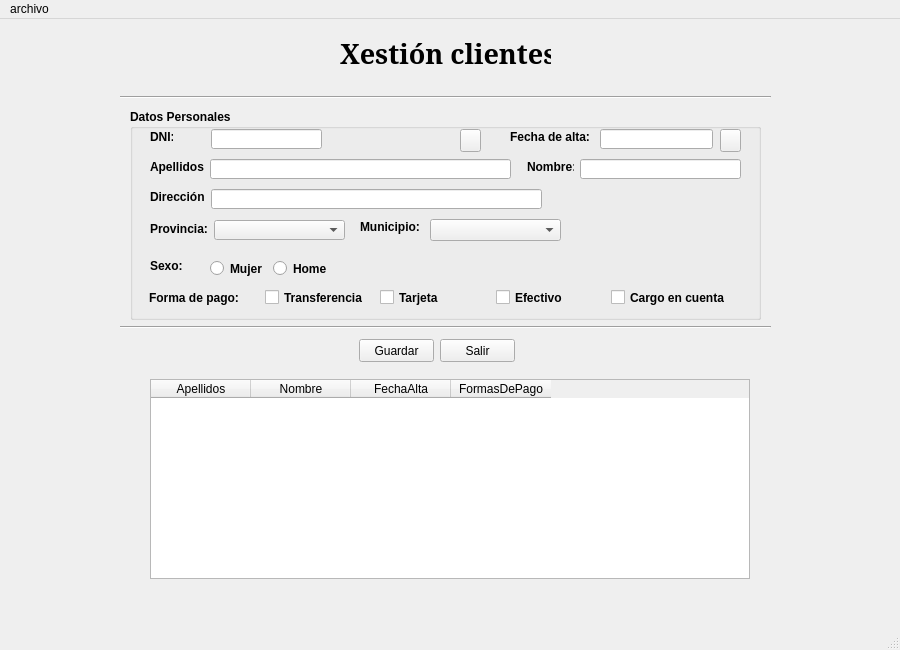
<?xml version="1.0" encoding="UTF-8"?>
<ui version="4.0">
 <class>MainWindow</class>
 <widget class="QMainWindow" name="MainWindow">
  <property name="geometry">
   <rect>
    <x>0</x>
    <y>0</y>
    <width>900</width>
    <height>650</height>
   </rect>
  </property>
  <property name="maximumSize">
   <size>
    <width>1024</width>
    <height>1024</height>
   </size>
  </property>
  <property name="windowTitle">
   <string>MainWindow</string>
  </property>
  <widget class="QWidget" name="centralwidget">
   <widget class="QLabel" name="clientes">
    <property name="geometry">
     <rect>
      <x>340</x>
      <y>9</y>
      <width>211</width>
      <height>51</height>
     </rect>
    </property>
    <property name="font">
     <font>
      <family>MS Serif</family>
      <pointsize>20</pointsize>
      <weight>75</weight>
      <bold>true</bold>
     </font>
    </property>
    <property name="styleSheet">
     <string notr="true">rgb:(170, 170, 0)
font: 87 8pt &quot;Segoe UI Black&quot;;</string>
    </property>
    <property name="text">
     <string>Xestión clientes</string>
    </property>
   </widget>
   <widget class="QPushButton" name="btnGrabaCli">
    <property name="geometry">
     <rect>
      <x>359</x>
      <y>320</y>
      <width>75</width>
      <height>23</height>
     </rect>
    </property>
    <property name="text">
     <string>Guardar</string>
    </property>
   </widget>
   <widget class="QPushButton" name="btnsalir">
    <property name="geometry">
     <rect>
      <x>440</x>
      <y>320</y>
      <width>75</width>
      <height>23</height>
     </rect>
    </property>
    <property name="text">
     <string>Salir</string>
    </property>
   </widget>
   <widget class="Line" name="line">
    <property name="geometry">
     <rect>
      <x>120</x>
      <y>300</y>
      <width>651</width>
      <height>16</height>
     </rect>
    </property>
    <property name="orientation">
     <enum>Qt::Horizontal</enum>
    </property>
   </widget>
   <widget class="Line" name="line_2">
    <property name="geometry">
     <rect>
      <x>120</x>
      <y>70</y>
      <width>651</width>
      <height>16</height>
     </rect>
    </property>
    <property name="orientation">
     <enum>Qt::Horizontal</enum>
    </property>
   </widget>
   <widget class="QGroupBox" name="groupBox">
    <property name="geometry">
     <rect>
      <x>130</x>
      <y>90</y>
      <width>631</width>
      <height>211</height>
     </rect>
    </property>
    <property name="font">
     <font>
      <weight>75</weight>
      <bold>true</bold>
     </font>
    </property>
    <property name="title">
     <string>Datos Personales</string>
    </property>
    <widget class="QPushButton" name="btnCalendar">
     <property name="geometry">
      <rect>
       <x>590</x>
       <y>20</y>
       <width>21</width>
       <height>23</height>
      </rect>
     </property>
     <property name="text">
      <string/>
     </property>
     <property name="icon">
      <iconset>
       <normaloff>img/calendario.png</normaloff>img/calendario.png</iconset>
     </property>
    </widget>
    <widget class="QWidget" name="layoutWidget">
     <property name="geometry">
      <rect>
       <x>19</x>
       <y>179</y>
       <width>581</width>
       <height>19</height>
      </rect>
     </property>
     <layout class="QHBoxLayout" name="horizontalLayout">
      <item>
       <widget class="QLabel" name="lblPago">
        <property name="sizePolicy">
         <sizepolicy hsizetype="Expanding" vsizetype="Preferred">
          <horstretch>0</horstretch>
          <verstretch>0</verstretch>
         </sizepolicy>
        </property>
        <property name="font">
         <font>
          <weight>75</weight>
          <bold>true</bold>
         </font>
        </property>
        <property name="text">
         <string>Forma de pago:</string>
        </property>
       </widget>
      </item>
      <item>
       <widget class="QCheckBox" name="chkTrans">
        <property name="sizePolicy">
         <sizepolicy hsizetype="Expanding" vsizetype="Fixed">
          <horstretch>0</horstretch>
          <verstretch>0</verstretch>
         </sizepolicy>
        </property>
        <property name="text">
         <string>Transferencia</string>
        </property>
        <attribute name="buttonGroup">
         <string notr="true">chGroupPago</string>
        </attribute>
       </widget>
      </item>
      <item>
       <widget class="QCheckBox" name="chkTarjeta">
        <property name="sizePolicy">
         <sizepolicy hsizetype="Expanding" vsizetype="Fixed">
          <horstretch>0</horstretch>
          <verstretch>0</verstretch>
         </sizepolicy>
        </property>
        <property name="text">
         <string>Tarjeta</string>
        </property>
        <attribute name="buttonGroup">
         <string notr="true">chGroupPago</string>
        </attribute>
       </widget>
      </item>
      <item>
       <widget class="QCheckBox" name="chkEfectivo">
        <property name="sizePolicy">
         <sizepolicy hsizetype="Expanding" vsizetype="Fixed">
          <horstretch>0</horstretch>
          <verstretch>0</verstretch>
         </sizepolicy>
        </property>
        <property name="text">
         <string>Efectivo</string>
        </property>
        <attribute name="buttonGroup">
         <string notr="true">chGroupPago</string>
        </attribute>
       </widget>
      </item>
      <item>
       <widget class="QCheckBox" name="chkCargoCuenta">
        <property name="sizePolicy">
         <sizepolicy hsizetype="Expanding" vsizetype="Fixed">
          <horstretch>0</horstretch>
          <verstretch>0</verstretch>
         </sizepolicy>
        </property>
        <property name="text">
         <string>Cargo en cuenta</string>
        </property>
        <attribute name="buttonGroup">
         <string notr="true">chGroupPago</string>
        </attribute>
       </widget>
      </item>
     </layout>
    </widget>
    <widget class="QLabel" name="lblAlta">
     <property name="geometry">
      <rect>
       <x>380</x>
       <y>20</y>
       <width>81</width>
       <height>16</height>
      </rect>
     </property>
     <property name="font">
      <font>
       <weight>75</weight>
       <bold>true</bold>
      </font>
     </property>
     <property name="text">
      <string>Fecha de alta:</string>
     </property>
    </widget>
    <widget class="QLineEdit" name="txtApe">
     <property name="geometry">
      <rect>
       <x>80</x>
       <y>50</y>
       <width>301</width>
       <height>20</height>
      </rect>
     </property>
     <property name="sizePolicy">
      <sizepolicy hsizetype="Expanding" vsizetype="Fixed">
       <horstretch>0</horstretch>
       <verstretch>0</verstretch>
      </sizepolicy>
     </property>
    </widget>
    <widget class="QWidget" name="layoutWidget">
     <property name="geometry">
      <rect>
       <x>80</x>
       <y>150</y>
       <width>120</width>
       <height>19</height>
      </rect>
     </property>
     <layout class="QGridLayout" name="gridLayout">
      <property name="sizeConstraint">
       <enum>QLayout::SetNoConstraint</enum>
      </property>
      <item row="0" column="0">
       <widget class="QRadioButton" name="rbtMujer">
        <property name="text">
         <string>Mujer</string>
        </property>
        <attribute name="buttonGroup">
         <string notr="true">rbtGroupSex</string>
        </attribute>
       </widget>
      </item>
      <item row="0" column="1">
       <widget class="QRadioButton" name="rbtHome">
        <property name="text">
         <string>Home</string>
        </property>
        <attribute name="buttonGroup">
         <string notr="true">rbtGroupSex</string>
        </attribute>
       </widget>
      </item>
     </layout>
    </widget>
    <widget class="QLabel" name="lblvalidodni">
     <property name="geometry">
      <rect>
       <x>199</x>
       <y>19</y>
       <width>16</width>
       <height>16</height>
      </rect>
     </property>
     <property name="sizePolicy">
      <sizepolicy hsizetype="Expanding" vsizetype="Preferred">
       <horstretch>0</horstretch>
       <verstretch>0</verstretch>
      </sizepolicy>
     </property>
     <property name="minimumSize">
      <size>
       <width>5</width>
       <height>0</height>
      </size>
     </property>
     <property name="text">
      <string/>
     </property>
    </widget>
    <widget class="QLabel" name="lblndi">
     <property name="geometry">
      <rect>
       <x>20</x>
       <y>20</y>
       <width>23</width>
       <height>16</height>
      </rect>
     </property>
     <property name="font">
      <font>
       <weight>75</weight>
       <bold>true</bold>
      </font>
     </property>
     <property name="text">
      <string>DNI:</string>
     </property>
    </widget>
    <widget class="QLabel" name="lblNome">
     <property name="geometry">
      <rect>
       <x>397</x>
       <y>50</y>
       <width>47</width>
       <height>16</height>
      </rect>
     </property>
     <property name="font">
      <font>
       <weight>75</weight>
       <bold>true</bold>
      </font>
     </property>
     <property name="text">
      <string>Nombre:</string>
     </property>
    </widget>
    <widget class="QLabel" name="label">
     <property name="geometry">
      <rect>
       <x>20</x>
       <y>150</y>
       <width>47</width>
       <height>13</height>
      </rect>
     </property>
     <property name="font">
      <font>
       <weight>75</weight>
       <bold>true</bold>
      </font>
     </property>
     <property name="text">
      <string>Sexo:</string>
     </property>
    </widget>
    <widget class="QLineEdit" name="txtNome">
     <property name="geometry">
      <rect>
       <x>450</x>
       <y>50</y>
       <width>161</width>
       <height>20</height>
      </rect>
     </property>
    </widget>
    <widget class="QLineEdit" name="txtAlta">
     <property name="geometry">
      <rect>
       <x>470</x>
       <y>20</y>
       <width>113</width>
       <height>20</height>
      </rect>
     </property>
     <property name="alignment">
      <set>Qt::AlignRight|Qt::AlignTrailing|Qt::AlignVCenter</set>
     </property>
    </widget>
    <widget class="QComboBox" name="cmbMuni">
     <property name="geometry">
      <rect>
       <x>300</x>
       <y>110</y>
       <width>131</width>
       <height>22</height>
      </rect>
     </property>
    </widget>
    <widget class="QComboBox" name="cmbProv">
     <property name="geometry">
      <rect>
       <x>84</x>
       <y>111</y>
       <width>131</width>
       <height>20</height>
      </rect>
     </property>
    </widget>
    <widget class="QLabel" name="lblMuni">
     <property name="geometry">
      <rect>
       <x>230</x>
       <y>110</y>
       <width>61</width>
       <height>16</height>
      </rect>
     </property>
     <property name="font">
      <font>
       <weight>75</weight>
       <bold>true</bold>
      </font>
     </property>
     <property name="text">
      <string>Municipio:</string>
     </property>
    </widget>
    <widget class="QLabel" name="lblApe">
     <property name="geometry">
      <rect>
       <x>20</x>
       <y>50</y>
       <width>54</width>
       <height>16</height>
      </rect>
     </property>
     <property name="font">
      <font>
       <weight>75</weight>
       <bold>true</bold>
      </font>
     </property>
     <property name="text">
      <string>Apellidos:</string>
     </property>
    </widget>
    <widget class="QLabel" name="lblDir">
     <property name="geometry">
      <rect>
       <x>20</x>
       <y>80</y>
       <width>55</width>
       <height>16</height>
      </rect>
     </property>
     <property name="font">
      <font>
       <weight>75</weight>
       <bold>true</bold>
      </font>
     </property>
     <property name="text">
      <string>Dirección:</string>
     </property>
    </widget>
    <widget class="QLineEdit" name="txtDir">
     <property name="geometry">
      <rect>
       <x>81</x>
       <y>80</y>
       <width>331</width>
       <height>20</height>
      </rect>
     </property>
    </widget>
    <widget class="QLineEdit" name="txtdni">
     <property name="geometry">
      <rect>
       <x>81</x>
       <y>20</y>
       <width>111</width>
       <height>20</height>
      </rect>
     </property>
    </widget>
    <widget class="QLabel" name="lblPro">
     <property name="geometry">
      <rect>
       <x>20</x>
       <y>110</y>
       <width>61</width>
       <height>20</height>
      </rect>
     </property>
     <property name="font">
      <font>
       <weight>75</weight>
       <bold>true</bold>
      </font>
     </property>
     <property name="text">
      <string>Provincia:</string>
     </property>
    </widget>
    <widget class="QPushButton" name="btnLimpiaFormCli">
     <property name="geometry">
      <rect>
       <x>330</x>
       <y>20</y>
       <width>21</width>
       <height>23</height>
      </rect>
     </property>
     <property name="text">
      <string/>
     </property>
     <property name="icon">
      <iconset>
       <normaloff>img/reload.png</normaloff>img/reload.png</iconset>
     </property>
    </widget>
   </widget>
   <widget class="QTableWidget" name="tabCliente">
    <property name="geometry">
     <rect>
      <x>150</x>
      <y>360</y>
      <width>600</width>
      <height>200</height>
     </rect>
    </property>
    <column>
     <property name="text">
      <string>Apellidos</string>
     </property>
    </column>
    <column>
     <property name="text">
      <string>Nombre</string>
     </property>
    </column>
    <column>
     <property name="text">
      <string>FechaAlta</string>
     </property>
    </column>
    <column>
     <property name="text">
      <string>FormasDePago</string>
     </property>
    </column>
   </widget>
  </widget>
  <widget class="QMenuBar" name="menubar">
   <property name="geometry">
    <rect>
     <x>0</x>
     <y>0</y>
     <width>900</width>
     <height>21</height>
    </rect>
   </property>
   <widget class="QMenu" name="menuarchivo">
    <property name="title">
     <string>archivo</string>
    </property>
    <addaction name="actionSalir"/>
   </widget>
   <addaction name="menuarchivo"/>
  </widget>
  <widget class="QStatusBar" name="statusbar"/>
  <action name="actionabrir">
   <property name="text">
    <string>Abrir</string>
   </property>
  </action>
  <action name="actionGuardar">
   <property name="text">
    <string>Guardar</string>
   </property>
  </action>
  <action name="actionSalir">
   <property name="text">
    <string>Salir</string>
   </property>
   <property name="shortcut">
    <string>Alt+S</string>
   </property>
  </action>
 </widget>
 <resources/>
 <connections/>
 <buttongroups>
  <buttongroup name="rbtGroupSex"/>
  <buttongroup name="chGroupPago">
   <property name="exclusive">
    <bool>false</bool>
   </property>
  </buttongroup>
 </buttongroups>
</ui>
